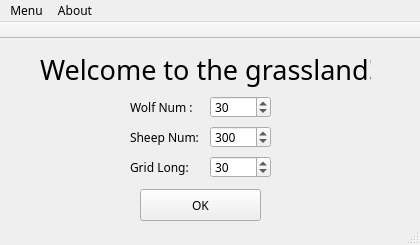
<?xml version="1.0" encoding="UTF-8"?>
<ui version="4.0">
 <class>MainWindow</class>
 <widget class="QMainWindow" name="MainWindow">
  <property name="geometry">
   <rect>
    <x>0</x>
    <y>0</y>
    <width>420</width>
    <height>245</height>
   </rect>
  </property>
  <property name="font">
   <font>
    <family>微软雅黑 Light</family>
   </font>
  </property>
  <property name="windowTitle">
   <string>Wolf and Sheep</string>
  </property>
  <widget class="QWidget" name="centralWidget">
   <widget class="QLabel" name="label_2">
    <property name="geometry">
     <rect>
      <x>130</x>
      <y>60</y>
      <width>81</width>
      <height>16</height>
     </rect>
    </property>
    <property name="text">
     <string>Wolf Num :</string>
    </property>
   </widget>
   <widget class="QLabel" name="label_3">
    <property name="geometry">
     <rect>
      <x>130</x>
      <y>90</y>
      <width>81</width>
      <height>16</height>
     </rect>
    </property>
    <property name="text">
     <string>Sheep Num:</string>
    </property>
   </widget>
   <widget class="QLabel" name="label_4">
    <property name="geometry">
     <rect>
      <x>130</x>
      <y>120</y>
      <width>81</width>
      <height>16</height>
     </rect>
    </property>
    <property name="text">
     <string>Grid Long:</string>
    </property>
   </widget>
   <widget class="QPushButton" name="pushButton">
    <property name="geometry">
     <rect>
      <x>140</x>
      <y>150</y>
      <width>121</width>
      <height>32</height>
     </rect>
    </property>
    <property name="text">
     <string>OK</string>
    </property>
   </widget>
   <widget class="QLabel" name="cover">
    <property name="geometry">
     <rect>
      <x>0</x>
      <y>0</y>
      <width>0</width>
      <height>0</height>
     </rect>
    </property>
    <property name="styleSheet">
     <string notr="true">background-color:rgb(200, 255, 245)</string>
    </property>
    <property name="text">
     <string/>
    </property>
   </widget>
   <widget class="QSpinBox" name="spinBox_1">
    <property name="geometry">
     <rect>
      <x>210</x>
      <y>57</y>
      <width>61</width>
      <height>22</height>
     </rect>
    </property>
    <property name="minimum">
     <number>1</number>
    </property>
    <property name="maximum">
     <number>10000</number>
    </property>
    <property name="value">
     <number>30</number>
    </property>
   </widget>
   <widget class="QSpinBox" name="spinBox_2">
    <property name="geometry">
     <rect>
      <x>210</x>
      <y>87</y>
      <width>61</width>
      <height>22</height>
     </rect>
    </property>
    <property name="maximum">
     <number>10000</number>
    </property>
    <property name="value">
     <number>300</number>
    </property>
   </widget>
   <widget class="QSpinBox" name="spinBox_3">
    <property name="geometry">
     <rect>
      <x>210</x>
      <y>117</y>
      <width>61</width>
      <height>22</height>
     </rect>
    </property>
    <property name="minimum">
     <number>1</number>
    </property>
    <property name="maximum">
     <number>100</number>
    </property>
    <property name="value">
     <number>30</number>
    </property>
   </widget>
   <widget class="QLabel" name="label_5">
    <property name="geometry">
     <rect>
      <x>40</x>
      <y>10</y>
      <width>331</width>
      <height>41</height>
     </rect>
    </property>
    <property name="font">
     <font>
      <pointsize>20</pointsize>
     </font>
    </property>
    <property name="text">
     <string>Welcome to the grassland!</string>
    </property>
   </widget>
  </widget>
  <widget class="QMenuBar" name="menuBar">
   <property name="geometry">
    <rect>
     <x>0</x>
     <y>0</y>
     <width>420</width>
     <height>23</height>
    </rect>
   </property>
   <property name="baseSize">
    <size>
     <width>0</width>
     <height>0</height>
    </size>
   </property>
   <property name="cursor">
    <cursorShape>ArrowCursor</cursorShape>
   </property>
   <widget class="QMenu" name="menuMenu">
    <property name="title">
     <string>Menu</string>
    </property>
    <addaction name="actionStart"/>
    <addaction name="actionPause"/>
    <addaction name="actionStop"/>
    <addaction name="separator"/>
   </widget>
   <widget class="QMenu" name="menuAbout">
    <property name="title">
     <string>About</string>
    </property>
    <addaction name="actionAbout_App"/>
    <addaction name="actionAbout_Me"/>
   </widget>
   <addaction name="menuMenu"/>
   <addaction name="menuAbout"/>
  </widget>
  <widget class="QToolBar" name="mainToolBar">
   <property name="enabled">
    <bool>false</bool>
   </property>
   <property name="movable">
    <bool>false</bool>
   </property>
   <property name="allowedAreas">
    <set>Qt::NoToolBarArea</set>
   </property>
   <attribute name="toolBarArea">
    <enum>TopToolBarArea</enum>
   </attribute>
   <attribute name="toolBarBreak">
    <bool>false</bool>
   </attribute>
  </widget>
  <widget class="QStatusBar" name="statusBar"/>
  <action name="actionStart">
   <property name="enabled">
    <bool>true</bool>
   </property>
   <property name="text">
    <string>Start</string>
   </property>
   <property name="shortcut">
    <string>Ctrl+S</string>
   </property>
  </action>
  <action name="actionPause">
   <property name="enabled">
    <bool>false</bool>
   </property>
   <property name="text">
    <string>Pause</string>
   </property>
   <property name="shortcut">
    <string>Ctrl+P</string>
   </property>
  </action>
  <action name="actionAbout_App">
   <property name="text">
    <string>Introduction...</string>
   </property>
   <property name="shortcut">
    <string>Shift+I</string>
   </property>
  </action>
  <action name="actionAbout_Me">
   <property name="icon">
    <iconset resource="resource.qrc">
     <normaloff>:/jpg/favicon.ico</normaloff>:/jpg/favicon.ico</iconset>
   </property>
   <property name="text">
    <string>Author...</string>
   </property>
   <property name="shortcut">
    <string>Shift+M</string>
   </property>
  </action>
  <action name="actionStop">
   <property name="enabled">
    <bool>false</bool>
   </property>
   <property name="text">
    <string>Stop</string>
   </property>
   <property name="shortcut">
    <string>Ctrl+X</string>
   </property>
  </action>
 </widget>
 <layoutdefault spacing="6" margin="11"/>
 <resources>
  <include location="resource.qrc"/>
 </resources>
 <connections/>
</ui>
